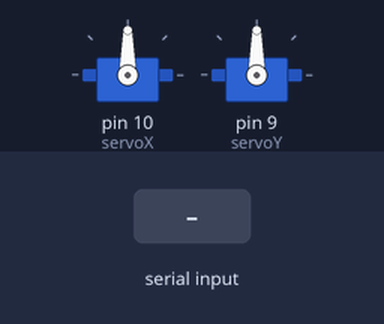
The sketch below on a simulated Arduino Uno, built with avr-gcc and run on an emulated ATmega328P. Parts: 2 × servo. Inputs (shaded band) come from the test bench.

Above: at 1.2 s.
1.3 s: "2:,45\n" received over Serial
At 2.7 s:
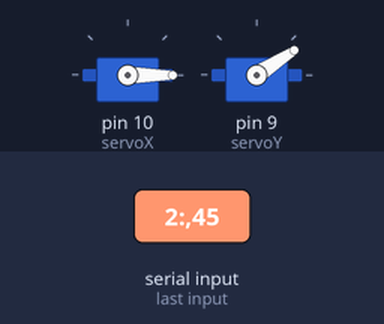
Timing chart, 0 to 4.3 s (numbered marks = the images above; inputs shaded):
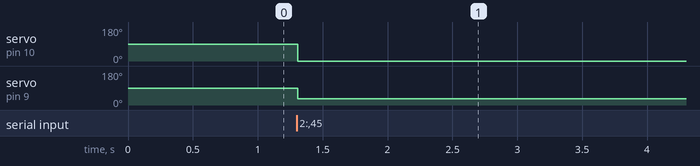

The sketch:

good.ino
```cpp
#include <Servo.h>

Servo servoX;
Servo servoY;

int servoXAngle = 90;  // Initial angle for servo X
int servoYAngle = 90;  // Initial angle for servo Y

void setup() {
  servoX.attach(10);    // Attach servo X to digital pin 9
  servoY.attach(9);   // Attach servo Y to digital pin 10
  Serial.begin(9600);  // Initialize serial communication
}

void loop() {
  if (Serial.available() > 0) {
    String data = Serial.readStringUntil('\n');
    int commaIndex = data.indexOf(',');

    if (data.startsWith("2:") && commaIndex > 0) {
      int posX = data.substring(2, commaIndex).toInt();
      int posY = data.substring(commaIndex + 1).toInt();

      // Map and constrain the positions to servo angles
      servoXAngle = map(posX, 0, 640, 0, 180);  // Adjust as needed
      servoYAngle = map(posY, 0, 240, 0, 180);  // Adjust as needed

      // Set the servo angles
      servoX.write(constrain(servoXAngle, 0, 180));
      servoY.write(constrain(servoYAngle, 0, 180));
    }
  }
}
```

Measured:
- after the input at 1.3 s, servo on pin 10 (servoX): 90° → 0° at once; servo on pin 9 (servoY): 90° → 33° at once
